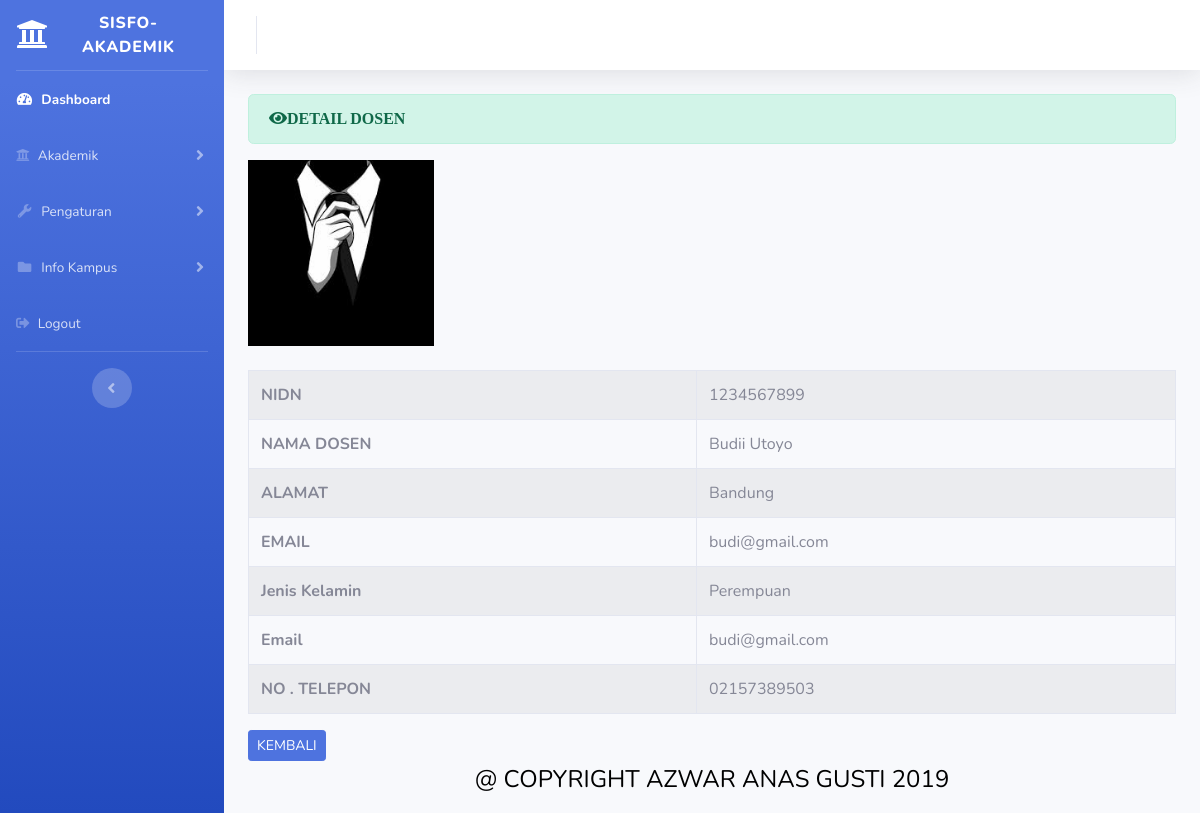
Screenshot of /index.php/administrator/dosen/detail/1234567899 with the database file from the repository.
### tables this page shows
CREATE TABLE `dosen` (
  `id_dosen` int(11) NOT NULL,
  `nidn` varchar(50) NOT NULL,
  `nama_dosen` varchar(50) NOT NULL,
  `alamat` varchar(50) NOT NULL,
  `jenis_kelamin` varchar(50) NOT NULL,
  `email` varchar(100) NOT NULL,
  `telp` varchar(50) NOT NULL,
  `photo` varchar(100) NOT NULL
);

### application/controllers/administrator/dosen.php (called while the page is built, shortened)
<?php
class Dosen extends CI_Controller{
public function detail($id)
	{
		$data['detail'] = $this->dosen_model->ambil_id_dosen($id);
        $this->load->view('templates_administrator/header');
		$this->load->view('templates_administrator/sidebar');
		$this->load->view('administrator/dosen_detail',$data);
		$this->load->view('templates_administrator/footer');
	}
	}

### index.php (called while the page is built, shortened)
<?php
require_once BASEPATH.'core/CodeIgniter.php';

### application/models/dosen_model.php (called while the page is built, shortened)
<?php
class Dosen_model extends CI_Model
{
	public function ambil_id_dosen($id)
	{
		$hasil = $this->db->where('nidn',$id)->get('dosen');
		if($hasil->num_rows() > 0){
			return $hasil->result();
		}else{
			return false;
		}
	}
		}

### application/views/administrator/dosen_detail.php (the view)
<div class="container-fluid">
	 <div class="alert alert-success" role="alert">
   <i class="fas fa-eye">DETAIL DOSEN </i>
       </div>
        <table class="table table-hover table-striped table-bordered">
        	<?php foreach ($detail as $dt) : ?>
        		<img  class="mb-4" src="<?php echo base_url('assets/uploads/').$dt->photo?>" style="width: 20%">
    <tr>
     	<th>NIDN</th>
     	<td><?php echo $dt->nidn; ?></td>
    </tr>
     <tr>
     	<th>NAMA DOSEN</th>
     	<td><?php echo $dt->nama_dosen; ?></td>
    </tr>
 <tr>
     	<th>ALAMAT</th>
     	<td><?php echo $dt->alamat; ?></td>
    </tr>
     <tr>
     	<th>EMAIL</th>
     	<td><?php echo $dt->email; ?></td>
    </tr>
     <tr>
     	<th>Jenis Kelamin</th>
     	<td><?php echo $dt->jenis_kelamin; ?></td>
    </tr>
     <tr>
     	<th>Email</th>
     	<td><?php echo $dt->email; ?></td>
    </tr>
     <tr>
     	<th>NO . TELEPON</th>
     	<td><?php echo $dt->telp; ?></td>
    </tr>
<?php endforeach; ?>
     	</table>
     	<?php echo anchor('administrator/dosen','<div class="btn btn-sm btn-primary">KEMBALI </div>')?>
</div>

### rows the page displays
dosen: photo (picture), nidn "1234567899", nama_dosen "Budii Utoyo", alamat "Bandung", email "budi@gmail.com", jenis_kelamin "Perempuan", telp "02157389503"
